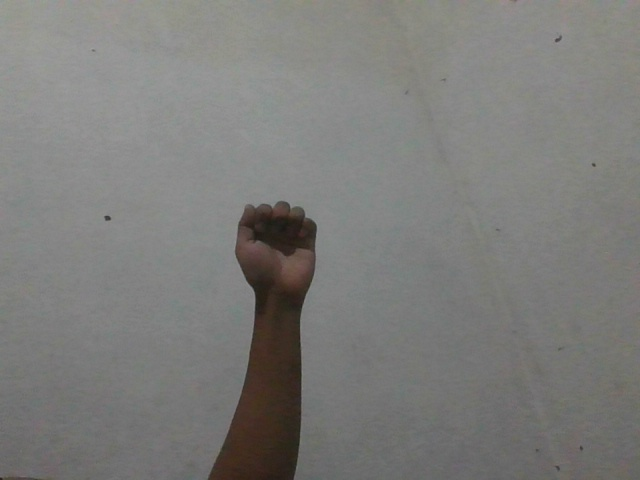
#> input picture dataset/0/gesture_0_20250521_040949_916399.jpg, 640 x 480 px; its folder holds only this picture in this run
$ python 'finger_counter copy.py'
#> lines starting #> are read from the running program, lines starting #| are printed output that depends on the picture; after the words box and inside, x2 and y2 are one past the last pixel; in counts of white or black regions, pixels touching at a corner belong together
# Import library yang dibutuhkan
import cv2
import numpy as np
import os
import pandas as pd
from datetime import datetime

class FeatureExtractor:
    def __init__(self):
        # Set base path untuk dataset
        self.base_path = os.path.join(os.path.dirname(os.path.dirname(os.path.abspath(__file__))), "dataset")

        # Set path untuk menyimpan hasil
        self.output_path = os.path.join(os.path.dirname(os.path.dirname(os.path.abspath(__file__))), "processed_data")
        if not os.path.exists(self.output_path):
            os.makedirs(self.output_path)

        # Buat folder untuk gambar preprocessing
        self.preprocess_path = os.path.join(self.output_path, "preprocessed_images")
        if not os.path.exists(self.preprocess_path):
            os.makedirs(self.preprocess_path)

        # Parameter untuk pemrosesan gambar
        self.image_size = (224, 224)  # Ukuran standar untuk normalisasi
        self.blur_value = 15
        self.threshold_value = 200  # 127 Nilai threshold yang lebih tinggi untuk mengatasi bayangan

        # Validasi folder dataset
        if not os.path.exists(self.base_path):
            raise IOError("Folder dataset tidak ditemukan")

        # List untuk menyimpan hasil ekstraksi fitur
        self.features_data = []

    # fungsi untuk mengolah gambar ketika ada putih yang muncul tapi di sekitarnya tidak ada putih lainnya maka di buat hitam
    # tujuannya untuk mengurangi noise pada gambar,  sehingga hanya bagian tangan yang terlihat
    # nanti akan di panggil setelah adaptive threshold
    def remove_noise(self, thresh):
        """Hapus noise kecil pada gambar threshold"""
        # Temukan kontur
        contours, _ = cv2.findContours(thresh, cv2.RETR_EXTERNAL, cv2.CHAIN_APPROX_SIMPLE)

        # Buat mask untuk menghapus noise
        mask = np.zeros_like(thresh)

        # Tentukan area minimum untuk kontur yang valid
        min_area = 75

        # Filter kontur berdasarkan area dan gambar hanya kontur besar pada mask
        for contour in contours:
            area = cv2.contourArea(contour)
            if area > min_area:
                cv2.drawContours(mask, [contour], 0, 255, -1)

        # Kembalikan hasil dengan hanya kontur yang valid
        return mask

    # Fungsi untuk preprocessing gambar resize, grayscale, blur, dan adaptive threshold
    def preprocess_image(self, frame):
        """Preprocessing gambar: resize, grayscale, threshold"""
        # Resize gambar
        frame = cv2.resize(frame, self.image_size)

        # Konversi ke grayscale
        gray = cv2.cvtColor(frame, cv2.COLOR_BGR2GRAY)

        # Aplikasikan blur untuk mengurangi noise
        blur = cv2.GaussianBlur(gray, (self.blur_value, self.blur_value), 0)

        # Aplikasikan adaptive threshold untuk mengatasi masalah pencahayaan
        thresh = cv2.adaptiveThreshold(
            blur,
            255,
            cv2.ADAPTIVE_THRESH_GAUSSIAN_C,
            cv2.THRESH_BINARY_INV,
            11,  # Block size
            2    # Constant subtracted from mean
        )

        # Hapus noise kecil
        cleaned = self.remove_noise(thresh)

        return cleaned

    def get_features(self, thresh):
        """Ekstrak fitur dari gambar threshold"""
        try:
            # Cari kontur
            contours, _ = cv2.findContours(thresh, cv2.RETR_EXTERNAL, cv2.CHAIN_APPROX_SIMPLE)
            if not contours:
                return None, None, [0, 0, 0]  # Return default features jika tidak ada kontur

            # Ambil kontur terbesar (tangan)
            contour = max(contours, key=cv2.contourArea)

            # Sederhanakan kontur untuk mengurangi noise
            epsilon = 0.01 * cv2.arcLength(contour, True)
            contour = cv2.approxPolyDP(contour, epsilon, True)

            # Hitung convex hull
            # Convex hull adalah batas luar dari kontur tangan
            # Convex hull adalah titik-titik dari batas luar kontur tangan
            # Jika tidak ada kontur, kita set ke 0
            try:
                hull = cv2.convexHull(contour, returnPoints=False)
                # Hitung defects
                defects = cv2.convexityDefects(contour, hull)
            except:
                # Jika gagal menghitung defects, gunakan hull points
                hull_points = cv2.convexHull(contour)
                return contour, hull_points, [0, 0, 0]

            # Ekstrak fitur
            features = []

            # Fitur 1: Jumlah defects yang signifikan (celah antar jari)
            # Hitung jumlah defects
            # Defects adalah array yang berisi informasi tentang celah pada kontur (kontur adalah sisi dari jari)
            # Setiap defect memiliki 4 elemen: start, end, far, depth
            # Start dan end adalah indeks dari kontur, far adalah titik terjauh dari garis antara start dan end
            # Depth adalah jarak dari titik terjauh ke garis antara start dan end
            # Kita akan menghitung sudut antara garis start-end dan garis start-far
            # Jika tidak ada defects, kita set ke 0
            # Jika ada defects, kita hitung sudut dan kedalaman
            n_defects = 0
            if defects is not None:
                for i in range(defects.shape[0]):
                    s, e, f, d = defects[i, 0]
                    start = tuple(contour[s][0])
                    end = tuple(contour[e][0])
                    far = tuple(contour[f][0])

                    # Hitung sudut
                    a = np.sqrt((end[0] - start[0])**2 + (end[1] - start[1])**2)
                    b = np.sqrt((far[0] - start[0])**2 + (far[1] - start[1])**2)
                    c = np.sqrt((end[0] - far[0])**2 + (end[1] - far[1])**2)

                    # Hindari pembagian dengan nol
                    if b * c == 0:
                        continue

                    angle = np.arccos((b**2 + c**2 - a**2)/(2*b*c)) * 57

                    # Hitung kedalaman defect
                    depth = d / 256.0

                    # Filter defects berdasarkan sudut dan kedalaman
                    if angle <= 90 and depth > 30:
                        n_defects += 1

            features.append(n_defects)

            # Fitur 2: Rasio area kontur terhadap area convex hull
            # Hitung area kontur dan area convex hull
            # Kontur adalah kontur tangan, hull_points adalah convex hull
            # Area kontur adalah luas dari kontur tangan
            # Area convex hull adalah luas dari hull_points
            # Convex hull adalah batas luar dari kontur tangan
            # hull_points adalah titik-titik dari convex hull
            # Jika tidak ada hull_points, kita set ke 0
            hull_points = cv2.convexHull(contour)
            contour_area = cv2.contourArea(contour)
            hull_area = cv2.contourArea(hull_points)
            if hull_area > 0:
                area_ratio = contour_area / hull_area
            else:
                area_ratio = 0
            features.append(area_ratio)

            # Fitur 3: Aspect ratio dari bounding box
            x, y, w, h = cv2.boundingRect(contour)
            aspect_ratio = float(w)/h if h > 0 else 0
            features.append(aspect_ratio)

            return contour, hull_points, features

        except Exception as e:
            print(f"Error dalam ekstraksi fitur: {str(e)}")
            return None, None, [0, 0, 0]

    def save_debug_image(self, original, thresh, contour, hull, features, label, filename):
        """Simpan gambar debug dengan visualisasi"""
        try:
            # Resize dan konversi semua gambar ke BGR (3 channel) dengan ukuran yang sama
            original_resized = cv2.resize(original, self.image_size)

            # Konversi grayscale ke BGR untuk visualisasi
            original_gray = cv2.cvtColor(original_resized, cv2.COLOR_BGR2GRAY)
            original_gray_bgr = cv2.cvtColor(original_gray, cv2.COLOR_GRAY2BGR)

            # Proses blur
            original_blur = cv2.GaussianBlur(original_gray, (self.blur_value, self.blur_value), 0)
            original_blur_bgr = cv2.cvtColor(original_blur, cv2.COLOR_GRAY2BGR)
              # Proses threshold
            original_thresh = cv2.adaptiveThreshold(
                original_blur,
                255,
                cv2.ADAPTIVE_THRESH_GAUSSIAN_C,
                cv2.THRESH_BINARY_INV,
                11,
                2
            )
            original_thresh_bgr = cv2.cvtColor(original_thresh, cv2.COLOR_GRAY2BGR)

            # Aplikasikan remove noise
            cleaned_thresh = self.remove_noise(original_thresh)
            cleaned_thresh_bgr = cv2.cvtColor(cleaned_thresh, cv2.COLOR_GRAY2BGR)

            # Buat debug image dengan kontur
            debug = cv2.cvtColor(thresh, cv2.COLOR_GRAY2BGR)
            if contour is not None and hull is not None:
                cv2.drawContours(debug, [contour], -1, (0, 255, 0), 2)
                cv2.drawContours(debug, [hull], -1, (0, 0, 255), 2)
              # Gabungkan semua gambar
            top_row = np.hstack((
                original_resized,      # Gambar asli
                original_gray_bgr,     # Hasil grayscale
                original_blur_bgr,     # Hasil blur
                original_thresh_bgr,   # Hasil threshold
                cleaned_thresh_bgr,    # Hasil penghapusan noise
                debug                  # Hasil final dengan kontur
            ))

            # Tambahkan label dan informasi
            # Posisikan teks di gambar asli
            cv2.putText(top_row, f'Original', (10, 20),
                       cv2.FONT_HERSHEY_SIMPLEX, 0.5, (255, 255, 255), 1)

            # Posisikan teks di gambar grayscale
            x_offset = self.image_size[0]
            cv2.putText(top_row, f'Grayscale', (x_offset + 10, 20),
                       cv2.FONT_HERSHEY_SIMPLEX, 0.5, (255, 255, 255), 1)

            # Posisikan teks di gambar blur
            x_offset = self.image_size[0] * 2
            cv2.putText(top_row, f'Blur', (x_offset + 10, 20),
                       cv2.FONT_HERSHEY_SIMPLEX, 0.5, (255, 255, 255), 1)
              # Posisikan teks di gambar threshold
            x_offset = self.image_size[0] * 3
            cv2.putText(top_row, f'Threshold', (x_offset + 10, 20),
                       cv2.FONT_HERSHEY_SIMPLEX, 0.5, (255, 255, 255), 1)

            # Posisikan teks di gambar cleaned threshold
            x_offset = self.image_size[0] * 4
            cv2.putText(top_row, f'Noise Removed', (x_offset + 10, 20),
                       cv2.FONT_HERSHEY_SIMPLEX, 0.5, (255, 255, 255), 1)

            # Posisikan teks di gambar debug
            x_offset = self.image_size[0] * 5
            cv2.putText(top_row, f'Label: {label}', (x_offset + 10, 20),
                       cv2.FONT_HERSHEY_SIMPLEX, 0.5, (255, 255, 255), 1)
            cv2.putText(top_row, f'Defects: {features[0]}', (x_offset + 10, 40),
                       cv2.FONT_HERSHEY_SIMPLEX, 0.5, (255, 255, 255), 1)
            cv2.putText(top_row, f'Area Ratio: {features[1]:.3f}', (x_offset + 10, 60),
                       cv2.FONT_HERSHEY_SIMPLEX, 0.5, (255, 255, 255), 1)
            cv2.putText(top_row, f'Aspect Ratio: {features[2]:.3f}', (x_offset + 10, 80),
                       cv2.FONT_HERSHEY_SIMPLEX, 0.5, (255, 255, 255), 1)

            # Simpan gambar hasil
            output_filename = os.path.join(self.preprocess_path, f'debug_{filename}')
            cv2.imwrite(output_filename, top_row)

        except Exception as e:
            print(f"Error dalam menyimpan gambar debug: {str(e)}")
            import traceback
            traceback.print_exc()  # Tambahkan ini untuk debug yang lebih detail

    def process_dataset(self):
        """Proses seluruh dataset dan ekstrak fitur"""
        print("\n=== Ekstraksi Fitur Dataset ===")
        print("Processing...")

        # Iterasi setiap folder (label)
        for label in range(6):
            folder_path = os.path.join(self.base_path, str(label))
            print(f"\nMemproses folder {label}...")

            # Proses setiap gambar
            image_files = [f for f in os.listdir(folder_path)
                          if f.endswith(('.jpg', '.jpeg', '.png'))]

            for img_file in image_files:
                img_path = os.path.join(folder_path, img_file)

                # Baca dan proses gambar
                frame = cv2.imread(img_path)
#> frame is the input picture: shape (480, 640, 3); mean B, G, R 121.8, 124.3, 124.6
                if frame is None:
                    print(f"Tidak dapat membaca: {img_file}")
                    continue

                # Preprocessing
                thresh = self.preprocess_image(frame)
#> in preprocess_image, `frame = cv2.resize(frame, self.image_size)`:
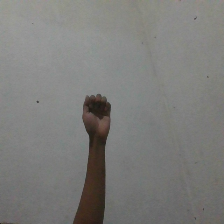
#> frame: shape (224, 224, 3); mean of channels 0, 1, 2 121.7, 124.2, 124.5; drawn as B, G, R
#> in preprocess_image, `blur = cv2.GaussianBlur(gray, (self.blur_value, self.blur_value), 0)`:
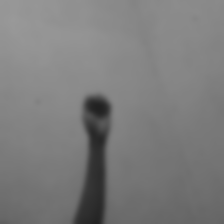
#> blur: shape (224, 224); min 33, max 153, mean 124
#> in preprocess_image, `thresh = cv2.adaptiveThreshold( blur, 255, cv2.ADAPTIVE_THRESH_GAUSSIA..`:
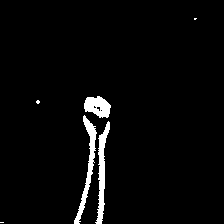
#> thresh: shape (224, 224); 3.2% white; 6 white regions (3 under 20 px)
#> in remove_noise, `contours, _ = cv2.findContours(thresh, cv2.RETR_EXTERNAL, cv2.CHAIN_AP..`: contours = 6 contours, 3 with area under 20; largest, box (x1, y1, x2, y2) and area: (74, 115, 97, 224) 482, (95, 121, 110, 224) 478, (84, 96, 111, 118) 384
#> the loop in remove_noise, `for contour in contours:` made 6 passes
#> area on passes 2, 3, 5: 478.5, 481.5, 384.5
#> after the loop in remove_noise, `for contour in contours:`: mask: shape (224, 224); 3.2% white; 3 white regions

                # Ekstrak fitur
                contour, hull, features = self.get_features(thresh)
#> in get_features, `contours, _ = cv2.findContours(thresh, cv2.RETR_EXTERNAL, cv2.CHAIN_AP..`: contours = 3 contours; box (x1, y1, x2, y2) and area: (74, 115, 97, 224) 482, (95, 121, 110, 224) 478, (84, 96, 111, 118) 384
#> in get_features, `contour = max(contours, key=cv2.contourArea)`: contour = contour of 144 points, box (x1, y1, x2, y2) (74, 115, 97, 224), area 482
#> in get_features, `epsilon = 0.01 * cv2.arcLength(contour, True)`: epsilon = 2.68
#> in get_features, `contour = cv2.approxPolyDP(contour, epsilon, True)`: contour = [[84, 115], [90, 136], [86, 184], [74, 223], [80, 221], [94, 162], [95, 126]]
#> in get_features, `hull = cv2.convexHull(contour, returnPoints=False)`: hull = [6, 5, 4, 3, 0]
#> in get_features, `defects = cv2.convexityDefects(contour, hull)`: defects = [[0, 3, 2, 2138]]
#> the loop in get_features, `for i in range(defects.shape[0]):` made 1 pass
#> (s, e, f, d, start, end, far, a) on pass 1: (0, 3, 2, 2138, (84, 115), (74, 223), (86, 184), 108.5)
#> after the loop in get_features, `for i in range(defects.shape[0]):`: n_defects = 0
#> in get_features, `hull_points = cv2.convexHull(contour)`: hull_points = [[95, 126], [94, 162], [80, 221], [74, 223], [84, 115]]
#> in get_features, `contour_area = cv2.contourArea(contour)`: contour_area = 502.5
#> in get_features, `hull_area = cv2.contourArea(hull_points)`: hull_area = 1141.5
#> in get_features, `area_ratio = contour_area / hull_area`: area_ratio = 0.44
#> in get_features, `x, y, w, h = cv2.boundingRect(contour)`: x = 74; y = 115; w = 22; h = 109
#> in get_features, `aspect_ratio = float(w)/h if h > 0 else 0`: aspect_ratio = 0.202
#> hull has the same summary as hull_points in get_features; features = [0, 0.44, 0.202]

                # Simpan gambar debug
                self.save_debug_image(frame, thresh, contour, hull, features,
                                    label, img_file)
#> in save_debug_image, `original_thresh_bgr = cv2.cvtColor(original_thresh, cv2.COLOR_GRAY2BGR)`: original_thresh_bgr: shape (224, 224, 3); 3.2% white; 6 white regions (3 under 20 px), largest, box (x1, y1, x2, y2) and area: (74, 115, 97, 224) 598, (95, 121, 110, 224) 587, (84, 96, 111, 118) 410
#> the loop in remove_noise (call 2), `for contour in contours:` made 6 passes
#> in save_debug_image, `cleaned_thresh_bgr = cv2.cvtColor(cleaned_thresh, cv2.COLOR_GRAY2BGR)`: cleaned_thresh_bgr: shape (224, 224, 3); 3.2% white; 3 white regions, box (x1, y1, x2, y2) and area: (74, 115, 97, 224) 598, (95, 121, 110, 224) 587, (84, 96, 111, 118) 422
#> in save_debug_image, `cv2.drawContours(debug, [hull], -1, (0, 0, 255), 2)`:
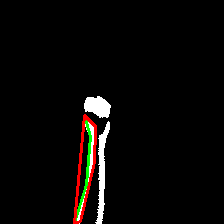
#> debug: shape (224, 224, 3); mean B, G, R 6.1, 7.5, 9.5
#> in save_debug_image, `top_row = np.hstack(( original_resized,`:
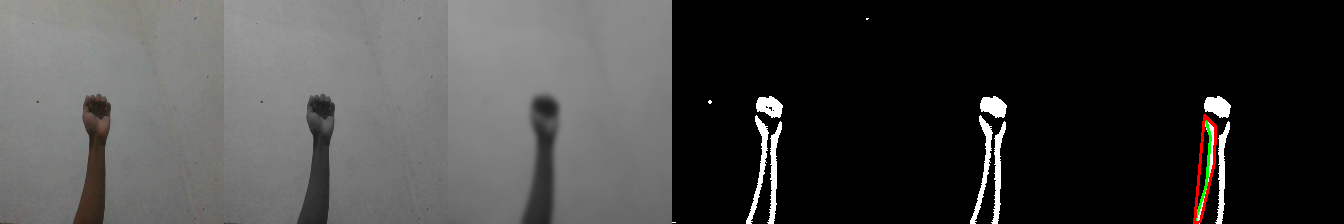
#> top_row: shape (224, 1344, 3); mean B, G, R 65.4, 66, 66.4
#> in save_debug_image, `cv2.putText(top_row, f'Blur', (x_offset + 10, 20), cv2.FONT_HERSHEY_SI..`: top_row: shape (224, 1344, 3); mean B, G, R 65.5, 66.2, 66.6
#> in save_debug_image, `cv2.putText(top_row, f'Aspect Ratio: {features[2]:.3f}', (x_offset + 1..`:
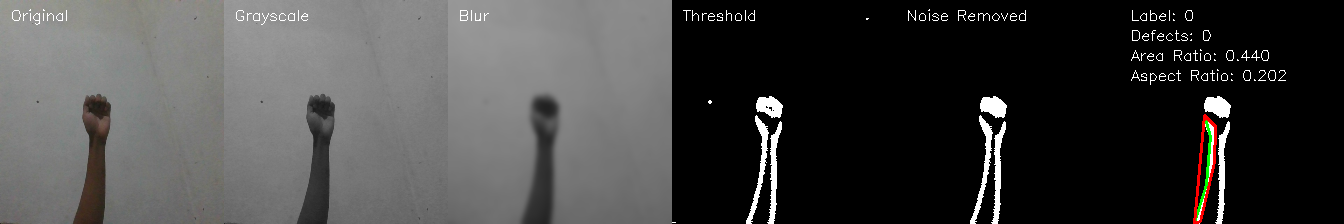
#> top_row: shape (224, 1344, 3); mean B, G, R 66.7, 67.3, 67.7

                # Simpan hasil ekstraksi
                self.features_data.append({
                    'filename': img_file,
                    'label': label,
                    'n_defects': features[0],
                    'area_ratio': features[1],
                    'aspect_ratio': features[2]
                })
#> pass 2 of the loop in process_dataset, `for label in range(6):`:
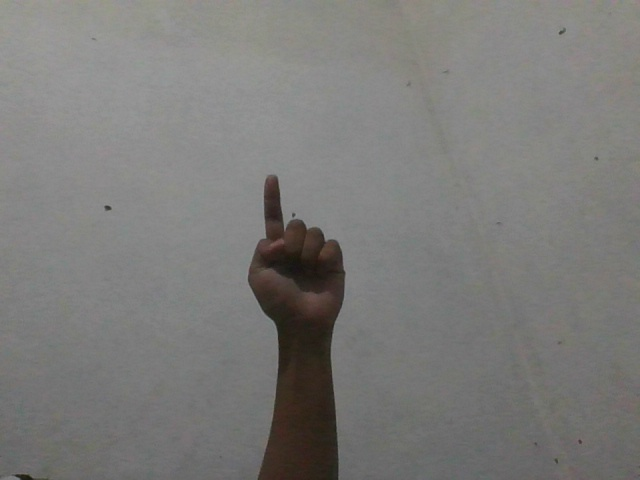
#> input picture dataset/1/gesture_1_20250521_041014_465824.jpg, 640 x 480 px
#> in process_dataset, frame is the input picture: shape (480, 640, 3); mean B, G, R 120.8, 122.9, 123.6
#> frame: shape (224, 224, 3)
#> in preprocess_image (call 2), `thresh = cv2.adaptiveThreshold( blur, 255, cv2.ADAPTIVE_THRESH_GAUSSIA..`:
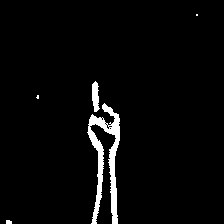
#> thresh: shape (224, 224); 3.4% white; 5 white regions (2 under 20 px)
#> in remove_noise (call 3), `contours, _ = cv2.findContours(thresh, cv2.RETR_EXTERNAL, cv2.CHAIN_AP..`: contours = 5 contours, 3 with area under 20; largest, box (x1, y1, x2, y2) and area: (87, 103, 120, 224) 1240, (92, 81, 100, 112) 142
#> in get_features (call 2), `contours, _ = cv2.findContours(thresh, cv2.RETR_EXTERNAL, cv2.CHAIN_AP..`: contours = 2 contours; box (x1, y1, x2, y2) and area: (87, 103, 120, 224) 1240, (92, 81, 100, 112) 142
#> the loop in get_features (call 2), `for i in range(defects.shape[0]):` made 3 passes
#> (s, e, f, d, start, end, far, a) on passes 1 to 3: (0, 2, 1, 5127, (104, 103), (92, 114), (114, 121), 16.28), (3, 5, 4, 2600, (87, 132), (91, 223), (98, 151), 91.09), (5, 11, 8, 25600, (91, 223), (117, 223), (95, 123), 26)
#> in process_dataset, `contour, hull, features = self.get_features(thresh)`: contour = contour of 13 points, box (x1, y1, x2, y2) (87, 103, 120, 224), area 1178; hull = [[119, 118], [117, 223], [91, 223], [87, 132], [92, 114], [104, 103]]; features = [1, 0.36, 0.273]
#> original_thresh_bgr: shape (224, 224, 3); 3.4% white; 5 white regions (2 under 20 px), largest, box (x1, y1, x2, y2) and area: (87, 103, 120, 224) 1486, (92, 81, 100, 112) 174, (6, 220, 12, 224) 22
#> cleaned_thresh_bgr: shape (224, 224, 3); 3.3% white; 2 white regions, box (x1, y1, x2, y2) and area: (87, 103, 120, 224) 1499, (92, 81, 100, 112) 174
#> in save_debug_image (call 2), `cv2.putText(top_row, f'Aspect Ratio: {features[2]:.3f}', (x_offset + 1..`:
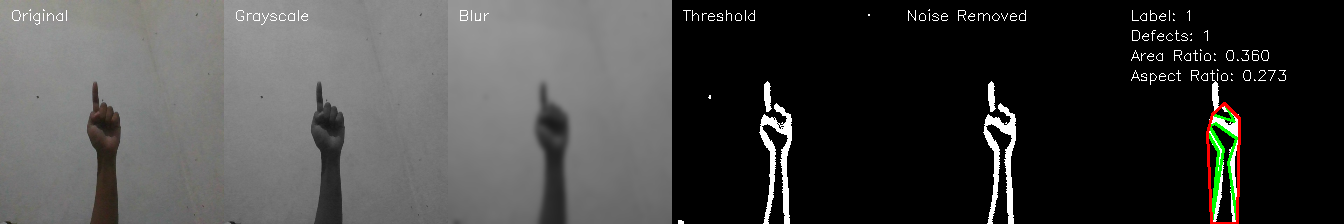
#> top_row: shape (224, 1344, 3); mean B, G, R 66, 67.1, 67.1

        # Simpan hasil ke CSV
        df = pd.DataFrame(self.features_data)
        csv_path = os.path.join(self.output_path, 'features.csv')
        df.to_csv(csv_path, index=False)

        print("\nProses selesai!")
        print(f"Hasil ekstraksi fitur disimpan di: {csv_path}")
        print(f"Gambar debug disimpan di: {self.preprocess_path}")

if __name__ == "__main__":
    extractor = FeatureExtractor()
#> (the run stopped early here; a loop or call above may not have finished)
